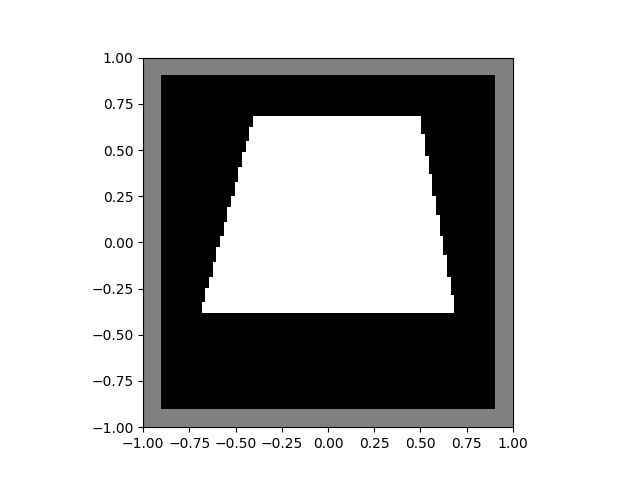
#> input picture Module 5/FigExample_5_3.png, 640 x 480 px, found by its file name
$ python '7.6 V15.py'
#> lines starting #> are read from the running program, lines starting #| are printed output that depends on the picture
import numpy as np
from matplotlib import pyplot as plt
from matplotlib import cm

plt.close('all')
N = 81
x = np.linspace(-4, 4, N)
X, Y = np.meshgrid(x, x)
Z = np.zeros((N, N))
# задання висоти поверхні по ділянкам
SQ = np.sqrt(X ** 2 + Y ** 2)
C1 = SQ < 2
F1 = 2 - SQ
Z[C1] = F1[C1]
C2 = SQ < 1
F2 = SQ
Z[C2] = F2[C2]
# створення графічного вікна вдвічі ширшим за висоту
fig = plt.figure(figsize=plt.figaspect(0.5))
# побудува графіка поверхні
ax1 = fig.add_subplot(1, 2, 1, projection='3d')
surf = ax1.plot_surface(X, Y, Z, rstride=1, cstride=1,
                        antialiased=False, cmap='hsv')
ax1.set_zlim(-0.01, 2.01)
fig.colorbar(surf, shrink=0.5, aspect=10)
img = plt.imread('../Module 5. Arrays/FigExample_5_3.png')
#> img is the input picture: shape (480, 640, 3) float32; min 0, max 1, mean 0.722
ax2 = fig.add_subplot(1, 2, 2)
ax2.imshow(img)

plt.show()
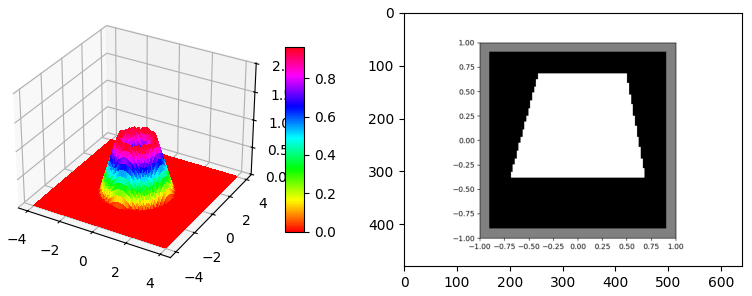
#> figure drawn by matplotlib, 3 panels
